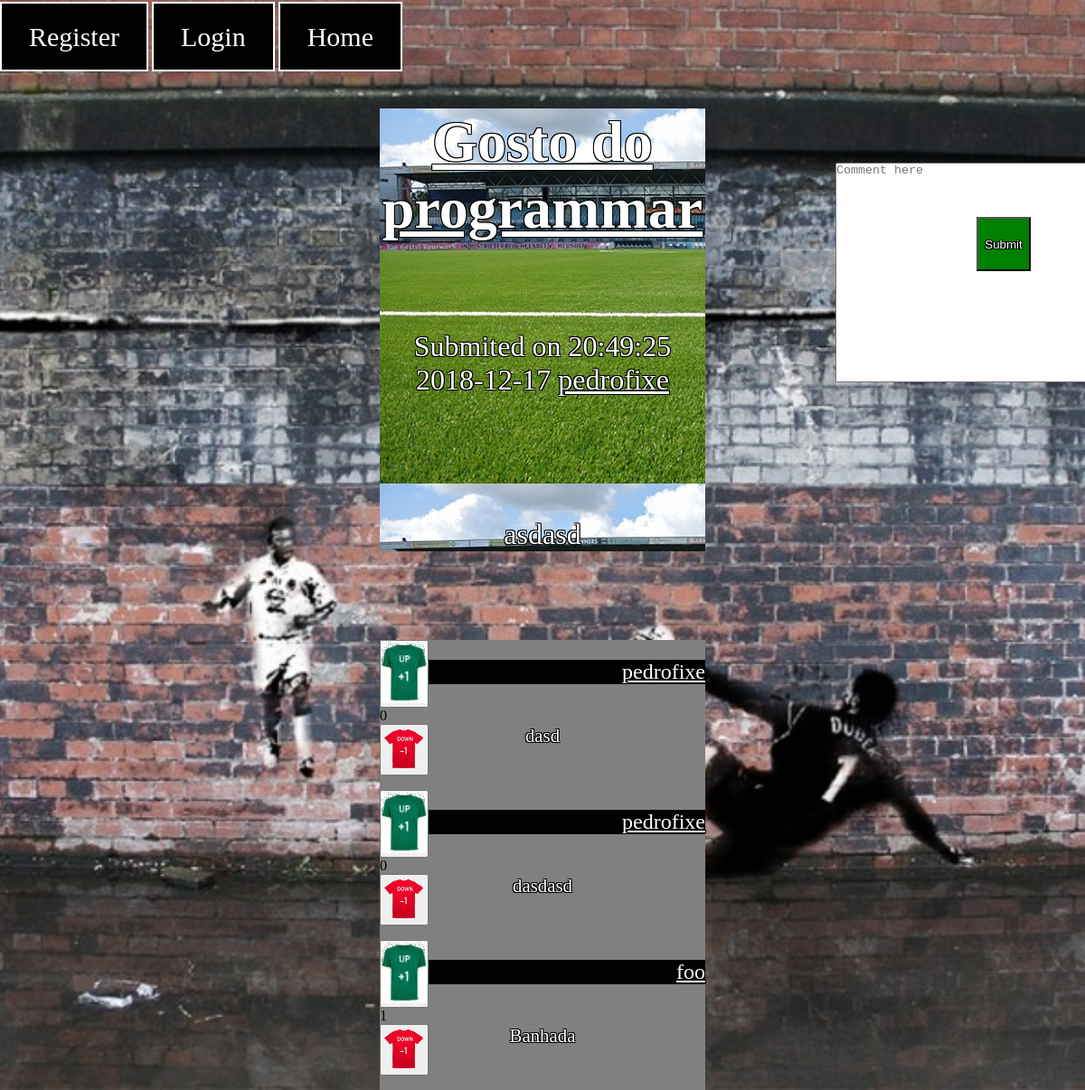
Screenshot of /postPage.php?id=4 with the database file from the repository.
### tables this page shows
CREATE TABLE Post (
	idPost		INTEGER NOT NULL PRIMARY KEY,
	idUser		INTEGER REFERENCES User (idUser),

	Title 		VARCHAR (100) NOT NULL,
	Text		VARCHAR (1000) NOT NULL,

	Link		VARCHAR NOT NULL,

	Date		INTEGER NOT NULL,

	Upvotes		INTEGER,
	Downvotes	INTEGER
);

CREATE TABLE User (
    idUser      INTEGER  NOT NULL PRIMARY KEY,

    username	VARCHAR (50) NOT NULL UNIQUE,
	password	VARCHAR NOT NULL,
	age 		INTEGER NOT NULL,
	email		VARCHAR (100) NOT NULL UNIQUE,
	pic			VARCHAR NOT NULL
);

CREATE TABLE Comment (
	idComment	INTEGER NOT NULL PRIMARY KEY,
	idUser		INTEGER REFERENCES User (idUser),
	idPost 		INTEGER REFERENCES Post (idPost),

	Text		VARCHAR (500) NOT NULL,

	Upvotes		INTEGER,
	Downvotes	INTEGER
);

### utilities.php (called while the page is built, shortened)
<?php
	function getUsernameFromID($dbh, $id)
	{
		$query = $dbh->prepare('SELECT * FROM User WHERE idUser = ?');
		$query->execute(array($id));
		$results = $query->fetchAll();
		return $results[0]['username'];
	}
	function loggedIn()
	{
		$session = session_start();
		if (isset($_SESSION['id']))
		{
			$id = $_SESSION['id'];
			return $id;
		}
		else
		{
			return -1;
		}
	}
?>

### postPage.php (the view, shortened to what this page needs)
<?php
	include_once("utilities.php");
	$idPost = $_GET['id'];
	$idPost = preg_replace("/[^0-9]/", "", $idPost);
	$dbh = new PDO('sqlite:database.db');
	$dbh->setAttribute(PDO::ATTR_EMULATE_PREPARES, false);
	$query1 = $dbh->prepare('SELECT * FROM Post WHERE idPost = ?');
	$status1 = $query1->execute(array($idPost));
	$fetched1 = $query1->fetchAll();
	if (count($fetched1) == 1)
	{
		$post = $fetched1[0];
		$idPost = $post['idPost'];
		$idUser = $post['idUser'];
		$username = getUsernameFromID($dbh, $idUser);
		$Title = $post['Title'];
		$Text = $post['Text'];
		$Link = $post['Link'];
		$Date = $post['Date'];
		$paragraphs = explode("\n", $Text);
		if (substr($Link, 0, 7) != "http://")
			$Link = "http://" . $Link;
	}
	$query2 = $dbh->prepare('SELECT * FROM user, (SELECT * FROM Comment WHERE idPost = ?) as comments where user.idUser = comments.idUser');
	$status2 = $query2->execute(array($idPost));
	$comments = $query2->fetchAll();
?>
<!DOCTYPE html>
<html>
<head>
	<link href="style.css" rel="stylesheet">
</head>
	<body>
		<div class="postPageMenu">
			<ul>
				<?php
					$id = loggedIn();
					if ($id == -1) : ?>
						<li class="active"> <a href="register.html">Register</a> </li>
						<li class="active"> <a href="login.html">Login</a> </li>
						<li class="active"> <a href="index.php">Home</a> </li>
					<?php else : ?>
						<li class="active"> <a href="profile.php">Profile</a> </li>
						<li class="active"> <a href="logout.php">Logout</a> </li>
						<li class="active"> <a href="index.php">Home</a> </li>
					<?php endif; ?>
			</ul>
		</div>
		<textarea id="commentText" placeholder="Comment here" rows="4" cols="40" maxlength="500" required></textarea>
		<button id="submitComment" onclick="registerComment(<?=$idPost?>)" > Submit </button>
		<section id="post">
			<article>
				<header>
					<h1>
						<a href="<?=$Link?>"><?=$Title?></a>
					</h1>
				</header>
				<p> Submited on <?= date('H:i:s Y-m-d', $Date)?> <a href="profile.php?id=<?= $idUser ?>" class='submitter'><?=$username?></a><br><br></p>
				<?php foreach ($paragraphs as $paragraph) { ?>
				<p><?=$paragraph?><p>
				<?php } ?>
			</article>
		</section>
		<section id="comments">
			<?php foreach ($comments as $comment) { ?>
				<div id="comment<?=$comment['idComment']?>">
					<div class="comment-votes">
						<div class='ball up' >
							<button onclick='upVoteComment(<?=$comment['idComment']?>)' id='upVoteComment()'>
								<img src="./upvote.jpg">
							</button>
						</div>
						<div id="numberOfVotes<?=$comment['idComment']?>"><?=$comment['Upvotes']-$comment['Downvotes']?></div>
						<div class='ball down' id='downvote()'>
							<button onclick='downVoteComment(<?=$comment['idComment']?>)' id='downVoteComment()'>
								<img src="./downvote1.png">
							</button>
						</div>
					</div>
					<div class="commentUsername">
						<a href="profile.php?id=<?= $comment['idUser'] ?>" class='submitter'><?=$comment['username']?></a> <br>
					</div>
					<div class="commentText">
						<?=$comment['Text']?><br><br><br>
					</div>
				</div>
				<?php } ?>
		</section>
	</body>
</html>

### style.css (style rules this page uses)
* { margin: 0; padding: 0; }
#post { background-image: url(stadium.jpg); text-align: center; margin-left: auto; margin-right: auto; margin-top: 10%; position: relative; height: 290%; width: 30%; align-items: center; }
#post h1 { top: 15%; font-size: 400%; }
#post h1 a { margin-top: 20%; text-align: center; color: white; text-shadow: -1px -1px 0 #000, 1px -1px 0 #000, -1px 1px 0 #000, 1px 1px 0 #000; }
#post p { font-size: 200%; margin-top: 27%; text-align: center; color: white; text-shadow: -1px -1px 0 #000, 1px -1px 0 #000, -1px 1px 0 #000, 1px 1px 0 #000; }
.postPageMenu { align-items: center; margin: auto auto; position: fixed; background-image: url(graffitti.jpg); height: 100%; width: 100%; top: 0%; background-size: cover; background-position: center; background-repeat: no-repeat; background-attachment:fixed; }
.postPageMenu > ul { top: 2%; left: 0%; position: relative; float: left; list-style: none; }
.postPageMenu > ul li { top: 2%; position: relative; display: inline-table; }
.postPageMenu > ul li a { top: 2%; position: relative; color: white; background-color: black; text-decoration: none; font-family: "Times New Roman", Times, serif; font-size: 30px; padding: 20px 30px; }
.postPageMenu > ul li.active a { border: 2px solid white; }
#comments { background-repeat: no-repeat; text-align: center; top: 50%; position: relative; width: 30%; margin-left: 35%; background-color: grey; }
#comments .comment-votes { left: 0%; text-align: left; }
#comments .commentText { color: white; font-size: 130%; margin-top: 12.5%; background-color: grey; text-shadow: -1px -1px 0 #000, 1px -1px 0 #000, -1px 1px 0 #000, 1px 1px 0 #000; }
#comments .commentUsername { text-align: right; color: white; font-size: 150%; margin-top: -35.5%; margin-bottom: 0%; background-color: black; text-shadow: -1px -1px 0 #000, 1px -1px 0 #000, -1px 1px 0 #000, 1px 1px 0 #000; }
#commentText { position: fixed; height: 20%; margin-left: 77%; margin-top: 5%; }
#submitComment { position: fixed; background-color: green; color: white; text-shadow: -1px -1px 0 #000, 1px -1px 0 #000, -1px 1px 0 #000, 1px 1px 0 #000; height: 5%; width: 5%; margin-top: 10%; margin-left: 90%; }
.submitter { color: white; margin-top: 20%; }
textarea { resize: none; }

### rows the page displays
post: Title "Gosto do programmar", Date "20:49:25 2018-12-17", idUser.username "pedrofixe", Text "asdasd"
comment: $comment['Upvotes']-$comment['Downvotes'] "0", idUser.username "pedrofixe", Text "dasd"
comment: $comment['Upvotes']-$comment['Downvotes'] "0", idUser.username "pedrofixe", Text "dasdasd"
comment: $comment['Upvotes']-$comment['Downvotes'] "1", idUser.username "foo", Text "Banhada"
